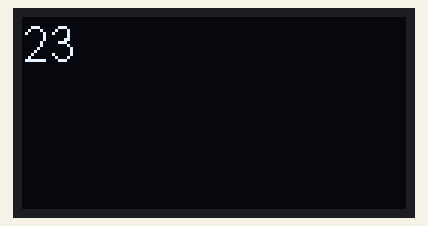
Recording of a sketch running on a simulated ESP8266 (NodeMCU). On the bench: 128×64 one-colour display.

Above: at 0.5 s.
At 5.13 s:
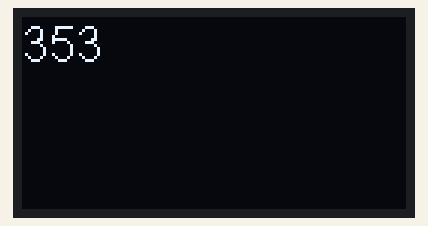
At 10.06 s:
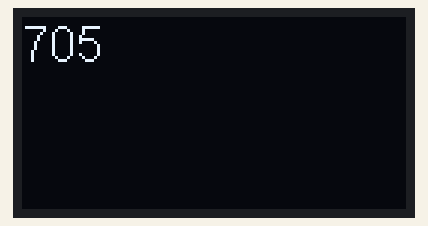
At 19.93 s:
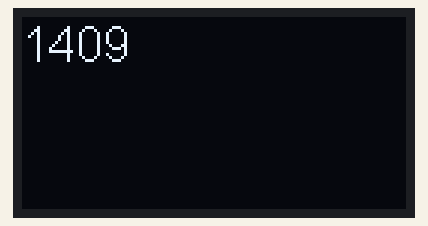
At 29.8 s:
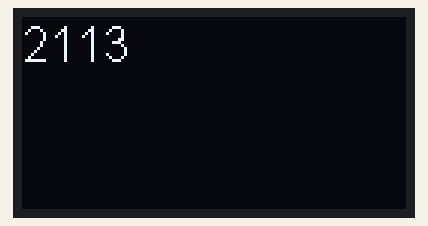
At 39.67 s:
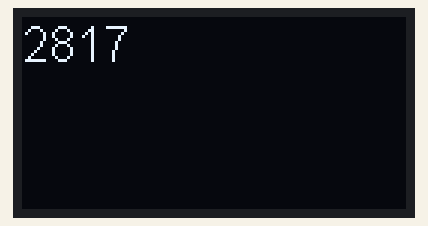

The sketch:

sketch_dec27a.ino
```cpp
#include <Wire.h>
#include "SSD1306.h"

int t = 0;

SSD1306  display(0x3C, D2, D1); //Address set here 0x3C that I found in the scanner, and pins defined as D2 (SDA/Serial Data), and D5 (SCK/Serial Clock).

void setup()   {
  display.init();
  display.setColor(WHITE);
  display.setFont(ArialMT_Plain_16);
  display.flipScreenVertically();
  display.drawString(0, 0, String(t));
  display.display();
}

void loop() {
t = t + 1;
  display.clear();
  display.drawString(0, 0, String(t));
    display.display();

}
```
